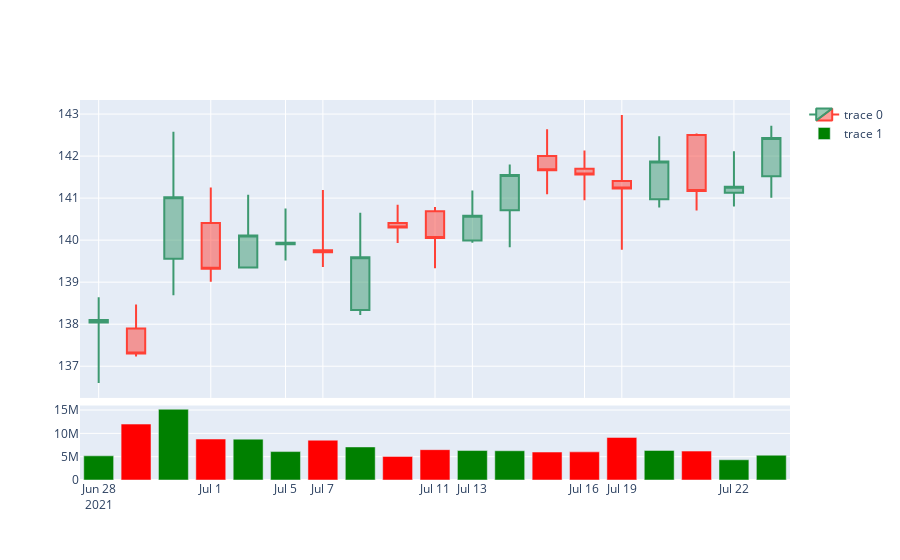

Source (notebook cell):
### Code cell
# Now lets use plotly to do the same

# First create 2 subplots:
#   Top for candlestick
#   Bottom for volume
fig = make_subplots(rows=2, cols=1, 
                    shared_xaxes=True, 
                    row_heights=[4, 1],
                    vertical_spacing=0.02)

# Add candlestick to top with OHLC
fig.add_trace(
    go.Candlestick(x=df.index,
                   open=df['open'],
                   high=df['high'],
                   low=df['low'],
                   close=df['close']
                  ),
    row=1,
    col=1)

# Add bar to bottom for volume, color by value
fig.add_trace(
    go.Bar(
        x=df.index,
        y=df['volume'],
        marker=dict(
            color=(df["close"] > df["open"]).map({True: "green", False: "red"})  # Map to green when close > open, else red
        )
    ),
    row=2,
    col=1)

# Drop gapes due to weekends / holidays
df_tmp = df.reindex(pd.date_range(df.index[-1], df.index[0], freq='D'))
fig.update_xaxes(rangebreaks=[dict(values=df_tmp.close[df_tmp.close.isnull()].index)])

# Remove rangeslider from top subplot
fig.update_xaxes(rangeslider= {'visible':False}, row=1, col=1)

# Set height so not as squished
fig.update_layout(height=600)

# Show
fig.show()

### Figure 1 — Plotly figure (JSON) as saved in the notebook; plotly's stock layout.template omitted (floating-point values rounded to 4 significant figures)
{"data": [{"close": [142.4, 141.3, 141.2, 141.9, 141.2, 141.6, 141.7, 141.6, 140.6, 140.1, 140.3, 139.6, 139.7, 139.9, 140.1, 139.3, 141.0, 137.3, 138.1], "high": [142.7, 142.1, 142.5, 142.5, 143.0, 142.1, 142.6, 141.8, 141.2, 140.8, 140.8, 140.7, 141.2, 140.8, 141.1, 141.2, 142.6, 138.5, 138.6], "low": [141.0, 140.8, 140.7, 140.8, 139.8, 140.9, 141.1, 139.8, 139.9, 139.3, 139.9, 138.2, 139.4, 139.5, 139.3, 139.0, 138.7, 137.2, 136.6], "open": [141.5, 141.1, 142.5, 141.0, 141.4, 141.7, 142, 140.7, 140.0, 140.7, 140.4, 138.3, 139.8, 139.9, 139.3, 140.4, 139.6, 137.9, 138.0], "type": "candlestick", "x": ["2021-07-23T00:00:00", "2021-07-22T00:00:00", "2021-07-21T00:00:00", "2021-07-20T00:00:00", "2021-07-19T00:00:00", "2021-07-16T00:00:00", "2021-07-15T00:00:00", "2021-07-14T00:00:00", "2021-07-13T00:00:00", "2021-07-12T00:00:00", "2021-07-09T00:00:00", "2021-07-08T00:00:00", "2021-07-07T00:00:00", "2021-07-06T00:00:00", "2021-07-02T00:00:00", "2021-07-01T00:00:00", "2021-06-30T00:00:00", "2021-06-29T00:00:00", "2021-06-28T00:00:00"], "xaxis": "x", "yaxis": "y"}, {"marker": {"color": ["green", "green", "red", "green", "red", "red", "red", "green", "green", "red", "red", "green", "red", "green", "green", "red", "green", "red", "green"]}, "type": "bar", "x": ["2021-07-23T00:00:00", "2021-07-22T00:00:00", "2021-07-21T00:00:00", "2021-07-20T00:00:00", "2021-07-19T00:00:00", "2021-07-16T00:00:00", "2021-07-15T00:00:00", "2021-07-14T00:00:00", "2021-07-13T00:00:00", "2021-07-12T00:00:00", "2021-07-09T00:00:00", "2021-07-08T00:00:00", "2021-07-07T00:00:00", "2021-07-06T00:00:00", "2021-07-02T00:00:00", "2021-07-01T00:00:00", "2021-06-30T00:00:00", "2021-06-29T00:00:00", "2021-06-28T00:00:00"], "xaxis": "x2", "y": [5315836, 4337765, 6197299, 6340100, 9127720, 6031805, 5991612, 6270671, 6315868, 6504976, 5061763, 7089047, 8535819, 6093058, 8762569, 8782850, 15170351, 11987485, 5183022], "yaxis": "y2"}], "layout": {"autosize": true, "xaxis": {"anchor": "y", "autorange": true, "domain": [0, 1], "matches": "x2", "range": ["2021-06-27 12:00", "2021-07-23 12:00"], "rangebreaks": [{"values": ["2021-07-03T00:00:00", "2021-07-04T00:00:00", "2021-07-05T00:00:00", "2021-07-10T00:00:00", "2021-07-11T00:00:00", "2021-07-17T00:00:00", "2021-07-18T00:00:00"]}], "rangeslider": {"visible": false, "yaxis": {}}, "showticklabels": false, "type": "date"}, "xaxis2": {"anchor": "y2", "autorange": true, "domain": [0, 1], "range": ["2021-06-27 12:00", "2021-07-23 12:00"], "rangebreaks": [{"values": ["2021-07-03T00:00:00", "2021-07-04T00:00:00", "2021-07-05T00:00:00", "2021-07-10T00:00:00", "2021-07-11T00:00:00", "2021-07-17T00:00:00", "2021-07-18T00:00:00"]}], "type": "date"}, "yaxis": {"anchor": "x", "autorange": true, "domain": [0.216, 1], "range": [136.2, 143.3]}, "yaxis2": {"anchor": "x2", "autorange": true, "domain": [0, 0.196], "range": [0, 15970000.0], "type": "linear"}}}
